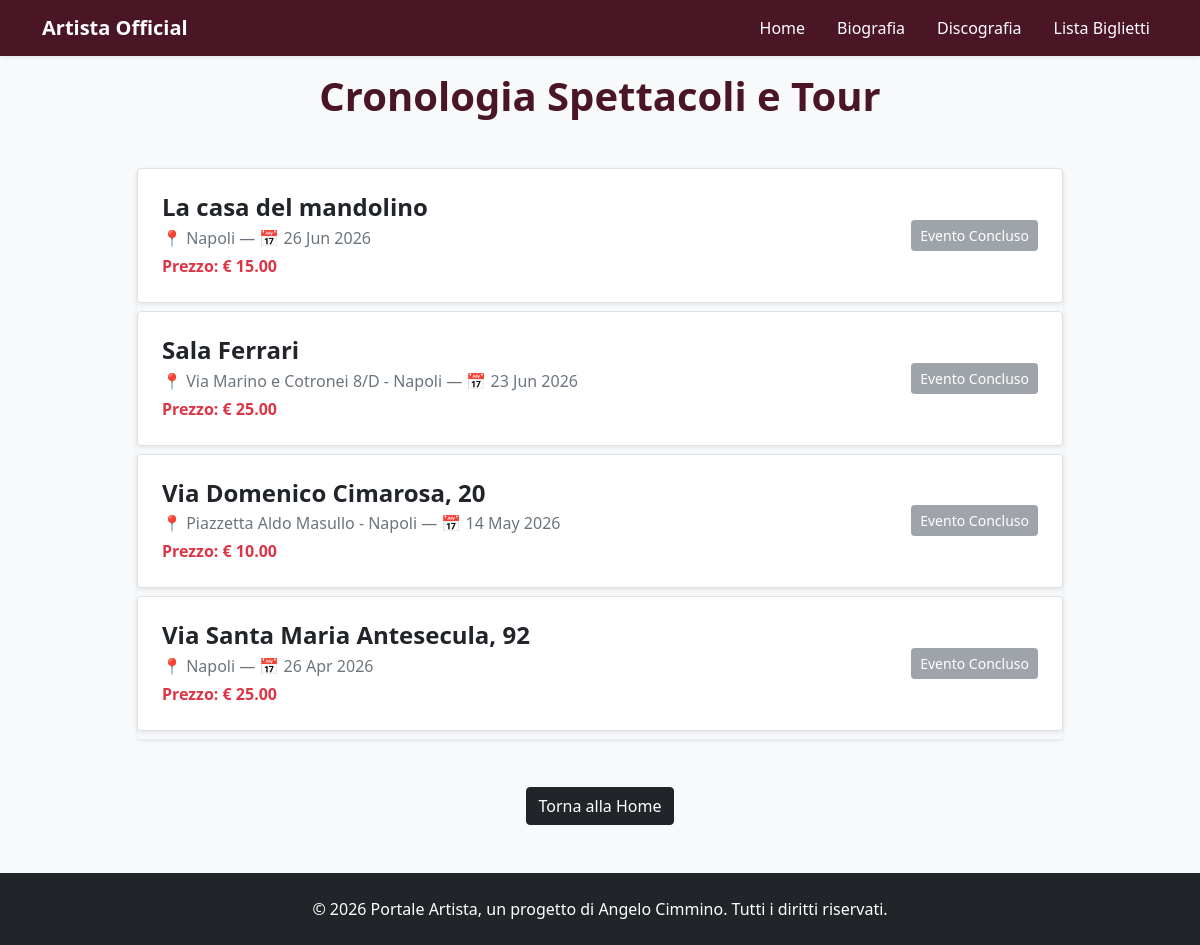
The app's page /concerti/tutti/, older data.
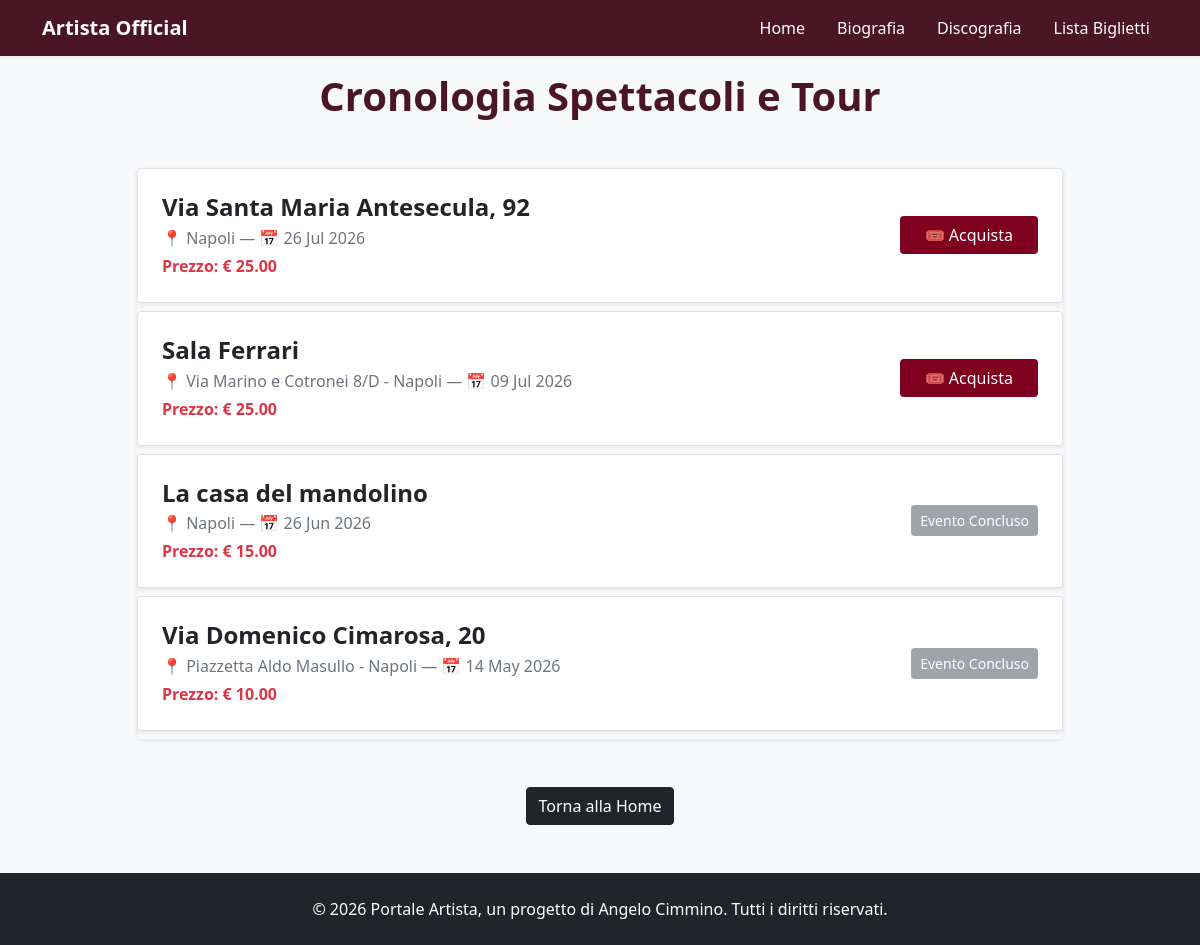
The same page, newer data.
### tributo/models.py (models this page shows, shortened)
class Concerto(models.Model):
    luogo = models.CharField(max_length=200)
    citta = models.CharField(max_length=100)
    data = models.DateField()
    locandina = models.ImageField(upload_to='locandine/', blank=True, null=True)
    prezzo = models.DecimalField(max_digits=6, decimal_places=2, default=25.00)

### tributo/views.py (the view)
# urls.py: path('concerti/tutti/', views.tutti_i_concerti, name='tutti_i_concerti'), # <-- Nuova riga
def tutti_i_concerti(request):
    concerti_totali = Concerto.objects.all().order_by('-data')
    return render(request, 'tributo/tutti_i_concerti.html', {'concerti': concerti_totali})

### tributo/templates/tributo/tutti_i_concerti.html (shortened to what this page needs)
{% extends 'tributo/base.html' %}
{% block content %}
<div class="container my-5">
    <div class="row">
        <div class="col-md-10 mx-auto">
            <br>
            <h1 class="fw-bold mb-5 text-center" style="color: #4a1525;">Cronologia Spettacoli e Tour</h1>
            <div class="list-group shadow-sm rounded">
                {% now "Y-m-d" as today_date %}
                {% for concerto in concerti %}
                    <div class="list-group-item p-4 bg-white mb-2 border rounded shadow-sm">
                        <div class="row align-items-center">
                            <div class="col-md-8">
                                <h4 class="fw-bold text-dark mb-1">{{ concerto.luogo }}</h4>
                                <p class="text-secondary mb-0">
                                    📍 {{ concerto.citta }} — 📅 {{ concerto.data|date:"d M Y" }}
                                </p>
                                <span class="fw-bold text-danger d-block mt-1">Prezzo: € {{ concerto.prezzo }}</span>
                            </div>
                            <div class="col-md-4 text-md-end mt-3 mt-md-0">
                                 {% if concerto.data|date:"Y-m-d" >= today_date %}
                                    <a href="{% url 'concerto_riepilogo' concerto.id %}" class="btn btn-teatro px-4">🎟️ Acquista</a>
                                {% else %}
                                    <button class="btn btn-secondary btn-sm" disabled>Evento Concluso</button>
                                {% endif %}
                            </div>
                        </div>
                    </div>
                {% empty %}
                    <div class="alert alert-warning text-center">Nessun concerto presente nel registro di sistema.</div>
                {% endfor %}
            </div>
            <div class="text-center mt-5">
                <a href="{% url 'home' %}" class="btn btn-dark">Torna alla Home</a>
            </div>
        </div>
    </div>
</div>
{% endblock %}

Row changes from the older to the newer data that the page shows:
changed Concerto "Via Santa Maria Antesecula, 92": data "26 Apr 2026" → "26 Jul 2026"; data "Evento Concluso" → "🎟️ Acquista"; moves up the list
changed Concerto "Sala Ferrari": data "23 Jun 2026" → "09 Jul 2026"; data "Evento Concluso" → "🎟️ Acquista"; moves down the list
